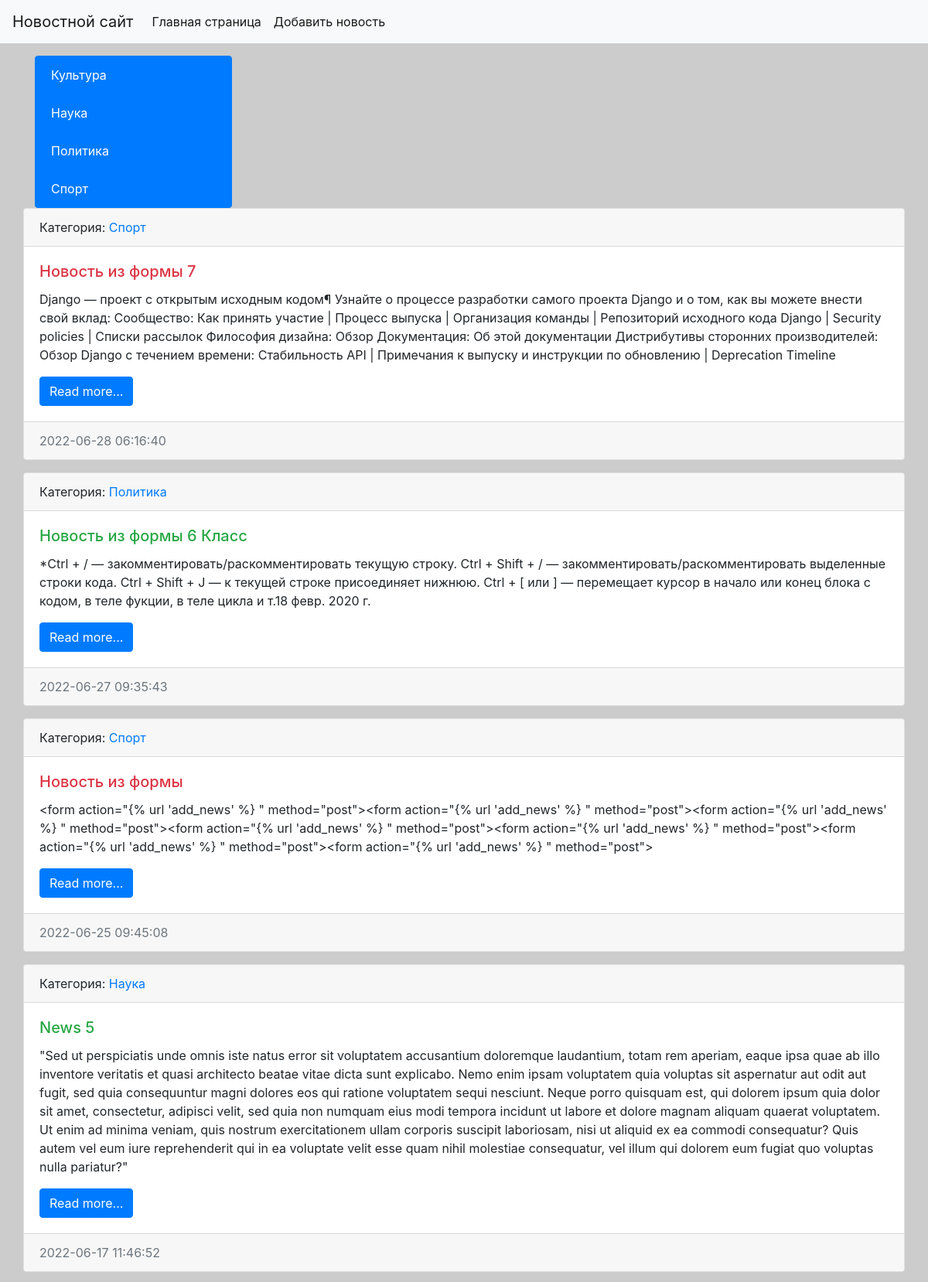
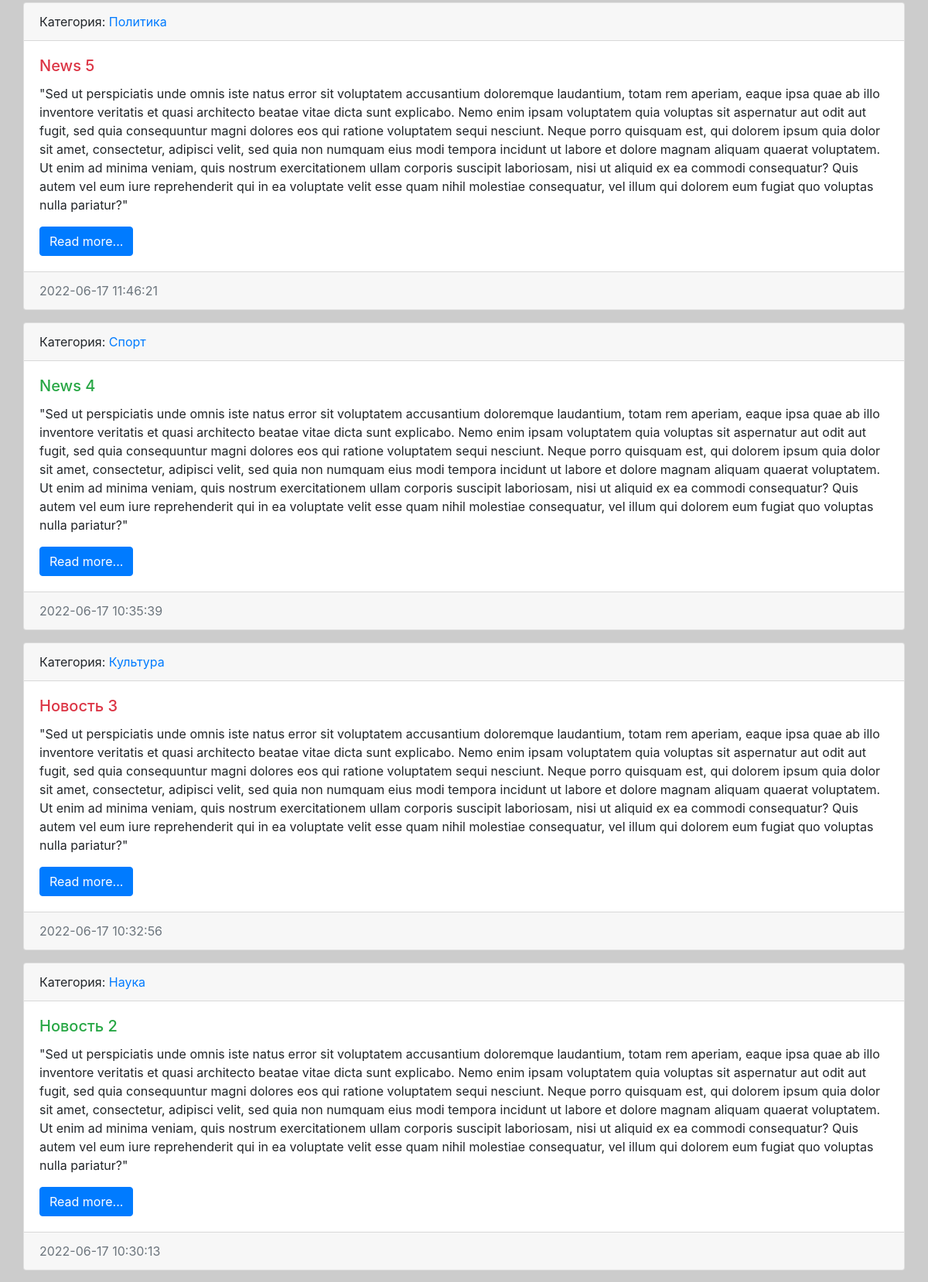
The page / (upper part) on the database its author committed (2 pictures, top to bottom).
### news/models.py (models this page shows, shortened)
class Category(models.Model):
    title = models.CharField(max_length=150, db_index=True, verbose_name='Наименование категории')
    def get_absolute_url(self):
        return reverse('category', kwargs={"category_id": self.pk})  # 1-й параметр название маршрута
    def __str__(self):
        return self.title
    class Meta:
        verbose_name = 'Категория'
        verbose_name_plural = 'Категории'
        ordering = ['title']

class News(models.Model):
    title = models.CharField(max_length=150, verbose_name='Наименование')
    content = models.TextField(blank=True, verbose_name='Контент')
    created_at = models.DateTimeField(auto_now_add=True, verbose_name='Дата публикации')
    updated_at = models.DateTimeField(auto_now=True, verbose_name='Обновленно')
    photo = models.ImageField(upload_to='photos/%Y/%m/%d/', verbose_name='Фото', blank=True)
    is_published = models.BooleanField(default=True, verbose_name='Опубликовано?')
    category = models.ForeignKey('Category', on_delete=models.PROTECT, verbose_name='Категория')
    def get_absolute_url(self):
        return reverse('view_news', kwargs={"pk": self.pk})
    class Meta:
        verbose_name = 'Новость'
        verbose_name_plural = 'Новости'
        ordering = ['-created_at']

### news/views.py (the view, shortened to what this page needs)
# urls.py: path('', HomeNews.as_view(), name='home'),
class HomeNews(ListView):
    model = News
    template_name = 'news/home_news_list.html'
    context_object_name = 'news'
    def get_queryset(self):
        return News.objects.filter(is_published=True)

### news/templatetags/news_tags.py (called while the page is built)
@register.inclusion_tag('news/list_categories.html')
def show_categories(arg1='Hello', arg2='world'):
    categories = Category.objects.all()
    return {'categories': categories, 'arg1': arg1, 'arg2': arg2}

### news/templates/news/home_news_list.html (shortened to what this page needs)
{% extends 'base.html' %}
{% block sidebar %}
{% include 'inc/_sidebar.html' %}
{% endblock %}
{% block content %}
        {% for item in news %}
        <div class="card mb-3">
          <div class="card-header">
                Категория: <a href="{{ item.category.get_absolute_url }}">
              {{ item.category }}</a>
          </div>
          <div class="card-body">
              <div class="media">
                  <div class="media-body">
                    <h5 class="card-title {% cycle 'text-danger' 'text-success' %}"> {{ item.title }}</h5>
            <p class="card-text">{{ item.content }}</p>
            <a href="{{ item.get_absolute_url }}" class="btn btn-primary">Read more...</a>
          </div>
                  </div>
              </div>
          <div class="card-footer text-muted">
              {{ item.created_at|date:"Y-m-d H:i:s" }}
          </div>
        </div>
        {% endfor %}
{% endblock %}

### news/templates/news/list_categories.html
<div class="list-group">
    {% for item in categories %}
    <a href="{{ item.get_absolute_url }}"
       class="list-group-item list-group-item-action active"
       aria-current="true">
     {{item.title}}
     </a>
     {% endfor %}
</div>

### mysite/static/css/style.css (style rules this page uses)
body { background-color: #ccc; }

### rows shown on the page
Category: title "Культура"
Category: title "Наука"
Category: title "Политика"
Category: title "Спорт"
News: category "Спорт", title "Новость из формы 7", content "Django — проект с открытым исходным кодом¶ Узнайте о процессе разработки самого проекта Django и о том, как вы можете внести свой вклад: Сообщество: Как принять участие | Процесс выпуска | Организация команды | Репозиторий исходного кода Django | Security policies | Списки рассылок Философия дизайна: Обзор Документация: Об этой документации Дистрибутивы сторонних производителей: Обзор Django с течением времени: Стабильность API | Примечания к выпуску и инструкции по обновлению | Deprecation Timeline", created_at "2022-06-28 06:16:40"
News: category "Политика", title "Новость из формы 6 Класс", content "*Ctrl + / — закомментировать/раскомментировать текущую строку. Ctrl + Shift + / — закомментировать/раскомментировать выделенные строки кода. Ctrl + Shift + J — к текущей строке присоединяет нижнюю. Ctrl + [ или ] — перемещает курсор в начало или конец блока с кодом, в теле фукции, в теле цикла и т.18 февр. 2020 г.", created_at "2022-06-27 09:35:43"
News: category "Спорт", title "Новость из формы", content "<form action=\"{% url 'add_news' %} \" method=\"post\"><form action=\"{% url 'add_news' %} \" method=\"post\"><form action=\"{% url 'add_news' %} \" method=\"post\"><form action=\"{% url 'add_news' %} \" method=\"post\"><form action=\"{% url 'add_news' %} \" method=\"post\"><form action=\"{% url 'add_news' %} \" method=\"post\"><form action=\"{% url 'add_news' %} \" method=\"post\">", created_at "2022-06-25 09:45:08"
News: category "Наука", title "News 5", content "\"Sed ut perspiciatis unde omnis iste natus error sit voluptatem accusantium doloremque laudantium, totam rem aperiam, eaque ipsa quae ab illo inventore veritatis et quasi architecto beatae vitae dicta sunt explicabo. Nemo enim ipsam voluptatem quia voluptas sit aspernatur aut odit aut fugit, sed quia consequuntur magni dolores eos qui ratione voluptatem sequi nesciunt. Neque porro quisquam est, qui dolorem ipsum quia dolor sit amet, consectetur, adipisci velit, sed quia non numquam eius modi tempora incidunt ut labore et dolore magnam aliquam quaerat voluptatem. Ut enim ad minima veniam, quis nostrum exercitationem ullam corporis suscipit laboriosam, nisi ut aliquid ex ea commodi…", created_at "2022-06-17 11:46:52"
News: category "Политика", title "News 5", content "\"Sed ut perspiciatis unde omnis iste natus error sit voluptatem accusantium doloremque laudantium, totam rem aperiam, eaque ipsa quae ab illo inventore veritatis et quasi architecto beatae vitae dicta sunt explicabo. Nemo enim ipsam voluptatem quia voluptas sit aspernatur aut odit aut fugit, sed quia consequuntur magni dolores eos qui ratione voluptatem sequi nesciunt. Neque porro quisquam est, qui dolorem ipsum quia dolor sit amet, consectetur, adipisci velit, sed quia non numquam eius modi tempora incidunt ut labore et dolore magnam aliquam quaerat voluptatem. Ut enim ad minima veniam, quis nostrum exercitationem ullam corporis suscipit laboriosam, nisi ut aliquid ex ea commodi…", created_at "2022-06-17 11:46:21"
News: category "Спорт", title "News 4", content "\"Sed ut perspiciatis unde omnis iste natus error sit voluptatem accusantium doloremque laudantium, totam rem aperiam, eaque ipsa quae ab illo inventore veritatis et quasi architecto beatae vitae dicta sunt explicabo. Nemo enim ipsam voluptatem quia voluptas sit aspernatur aut odit aut fugit, sed quia consequuntur magni dolores eos qui ratione voluptatem sequi nesciunt. Neque porro quisquam est, qui dolorem ipsum quia dolor sit amet, consectetur, adipisci velit, sed quia non numquam eius modi tempora incidunt ut labore et dolore magnam aliquam quaerat voluptatem. Ut enim ad minima veniam, quis nostrum exercitationem ullam corporis suscipit laboriosam, nisi ut aliquid ex ea commodi…", created_at "2022-06-17 10:35:39"
News: category "Культура", title "Новость 3", content "\"Sed ut perspiciatis unde omnis iste natus error sit voluptatem accusantium doloremque laudantium, totam rem aperiam, eaque ipsa quae ab illo inventore veritatis et quasi architecto beatae vitae dicta sunt explicabo. Nemo enim ipsam voluptatem quia voluptas sit aspernatur aut odit aut fugit, sed quia consequuntur magni dolores eos qui ratione voluptatem sequi nesciunt. Neque porro quisquam est, qui dolorem ipsum quia dolor sit amet, consectetur, adipisci velit, sed quia non numquam eius modi tempora incidunt ut labore et dolore magnam aliquam quaerat voluptatem. Ut enim ad minima veniam, quis nostrum exercitationem ullam corporis suscipit laboriosam, nisi ut aliquid ex ea commodi…", created_at "2022-06-17 10:32:56"
News: category "Наука", title "Новость 2", content "\"Sed ut perspiciatis unde omnis iste natus error sit voluptatem accusantium doloremque laudantium, totam rem aperiam, eaque ipsa quae ab illo inventore veritatis et quasi architecto beatae vitae dicta sunt explicabo. Nemo enim ipsam voluptatem quia voluptas sit aspernatur aut odit aut fugit, sed quia consequuntur magni dolores eos qui ratione voluptatem sequi nesciunt. Neque porro quisquam est, qui dolorem ipsum quia dolor sit amet, consectetur, adipisci velit, sed quia non numquam eius modi tempora incidunt ut labore et dolore magnam aliquam quaerat voluptatem. Ut enim ad minima veniam, quis nostrum exercitationem ullam corporis suscipit laboriosam, nisi ut aliquid ex ea commodi…", created_at "2022-06-17 10:30:13"
